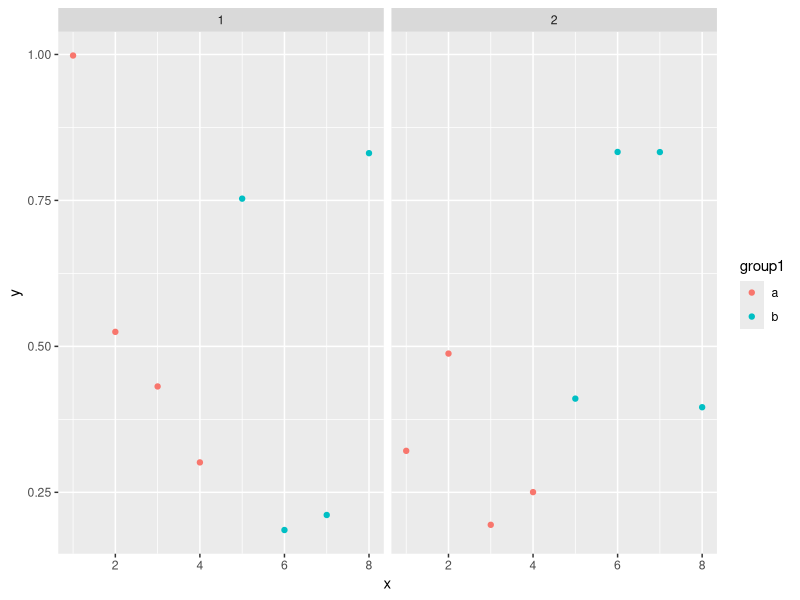
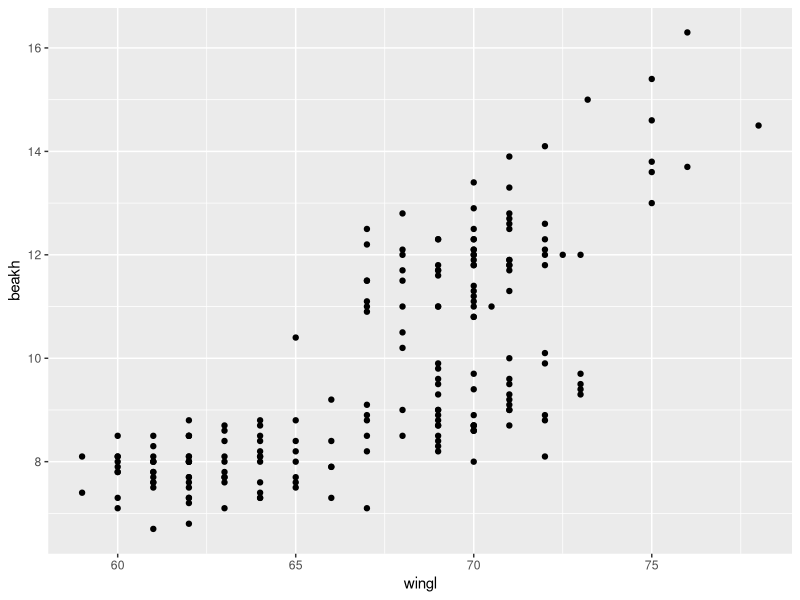
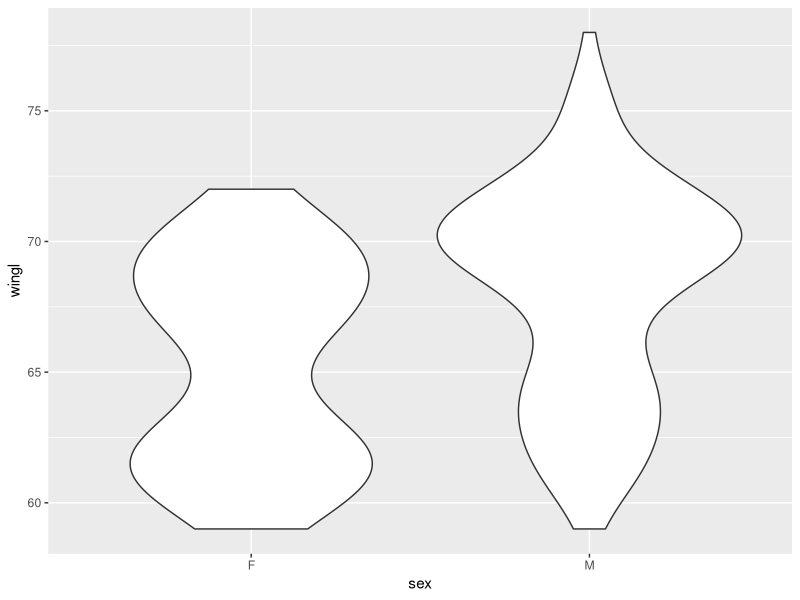
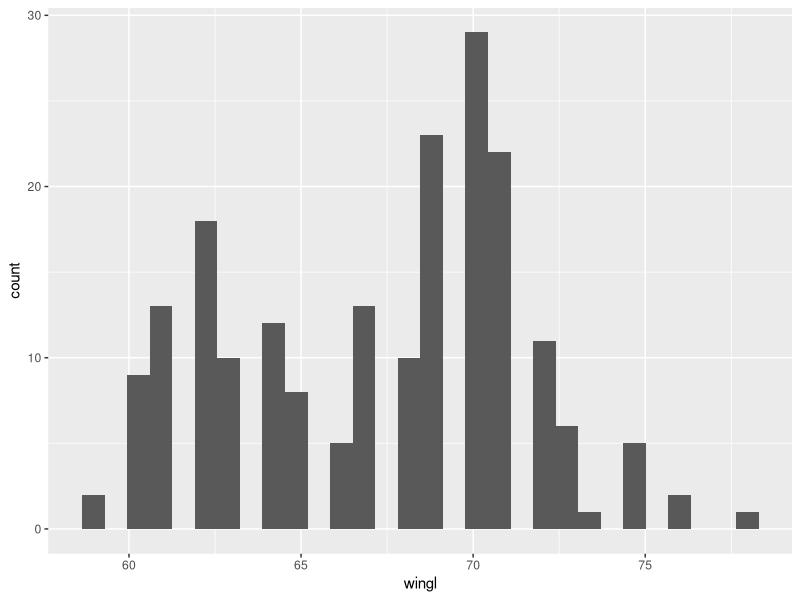
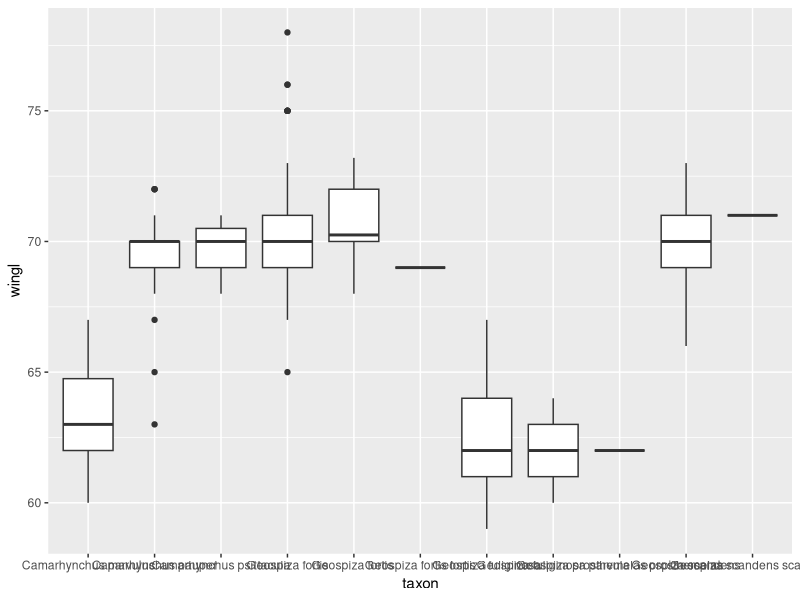
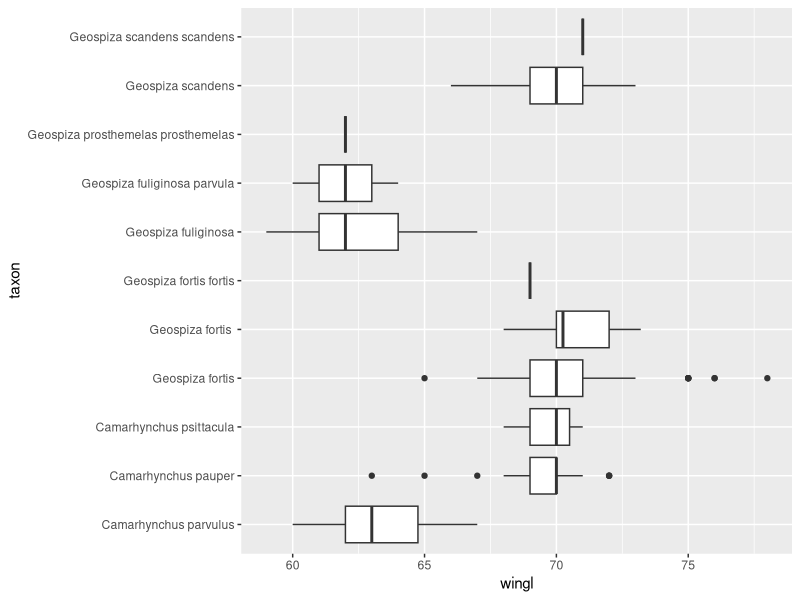
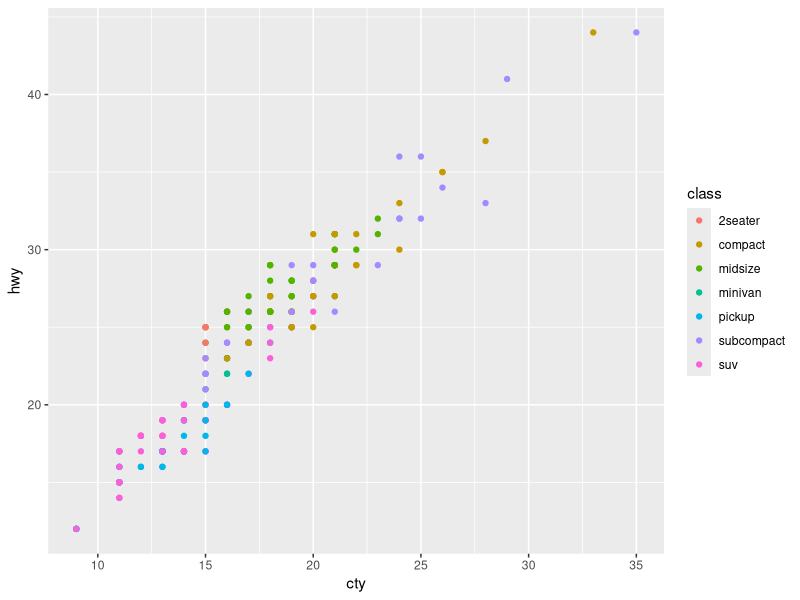
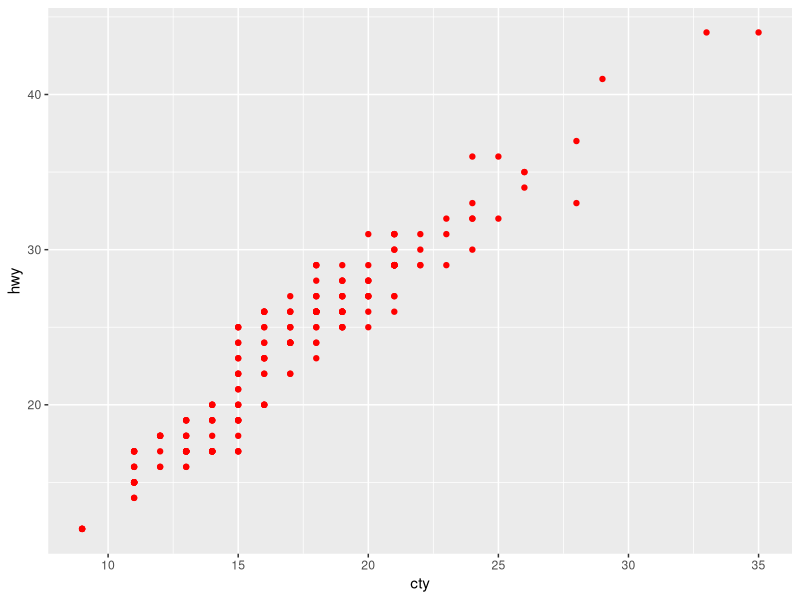

Source code (R) for these figures, in order:
## ---- chunk 1
library(dplyr)
library(ggplot2)
# fake data:
d <- data.frame(x = c(1:8, 1:8), y = runif(16),
  group1 = rep(gl(2, 4, labels = c("a", "b")), 2),
  group2 = gl(2, 8))
head(d)
ggplot(data = d) + geom_point(aes(x = x, y = y, colour = group1)) +
  facet_grid(~group2)
## ---- chunk 2
morph <- read.csv("data/raw/Morph_for_Sato.csv", stringsAsFactors = FALSE)
names(morph) <- tolower(names(morph)) # make columns names lowercase
morph <- filter(morph, islandid == "Flor_Chrl") # take only one island
morph <- select(morph, taxonorig, sex, wingl, beakh, ubeakl) # only keep these columns
morph <- rename(morph, taxon = taxonorig)
morph <- data.frame(na.omit(morph)) # remove all rows with any NAs to make this simple
morph <- as_data_frame(morph)
set.seed(1)
morph <- morph[base::sample(seq_len(nrow(morph)), 200), ] # downsample
## ---- chunk 3
ggplot(morph, aes(wingl, beakh)) + geom_point()
## ---- chunk 4
ggplot(morph, aes(sex, wingl)) + 
  geom_violin() # exercise
## ---- chunk 5
ggplot(morph, aes(wingl)) + 
  geom_histogram() # exercise
## ---- chunk 6
ggplot(morph, aes(taxon, wingl)) + 
  geom_boxplot() # exercise
## ---- chunk 7
ggplot(morph, aes(taxon, wingl)) + geom_boxplot() + coord_flip() # exercise
## ---- chunk 8
ggplot(mpg, aes(cty, hwy)) + geom_point(aes(colour = class))
## ---- chunk 9
ggplot(mpg, aes(cty, hwy)) + geom_point(colour = "red")
## ---- chunk 10
ggplot(morph, aes(wingl, beakh)) +
  geom_point(aes(colour = sex))
## ---- chunk 11
ggplot(morph, aes(wingl, beakh)) +
  geom_point(aes(size = ubeakl)) # exercise
## ---- chunk 12
ggplot(morph, aes(wingl, beakh)) +
  geom_point(aes(colour = taxon)) # exercise
## ---- chunk 13
ggplot(morph, aes(wingl, beakh)) +
  geom_point(aes(colour = ubeakl)) # exercise
## ---- chunk 14
ggplot(morph, aes(wingl, beakh)) +
  geom_point(aes(shape = sex, size = ubeakl, colour = taxon), # exercise
    alpha = 0.4) # exercise
## ---- chunk 15
ggplot(morph, aes(wingl, beakh)) + geom_point() + 
  facet_wrap(~taxon) # exercise
## ---- chunk 16
ggplot(morph, aes(wingl, beakh)) + geom_point() +
  facet_wrap(~taxon, scales = "free") # exercise
## ---- chunk 17
ggplot(morph, aes(wingl, beakh)) + geom_point() + 
  facet_grid(sex~taxon) # exercise
## ---- chunk 18
morph_quant <- morph %>%
  group_by(taxon) %>%
  summarise(
    l = quantile(wingl, 0.25)[[1]],
    m = median(wingl),
    u = quantile(wingl, 0.75)[[1]]) %>%
  # re-order factor levels by median for plotting:
  mutate(taxon = reorder(taxon, m, function(x) x))
## ---- chunk 19
ggplot(morph_quant, aes(x = taxon, y = m, ymin = l, ymax = u)) +
  geom_pointrange() # exercise
## ---- chunk 20
ggplot(morph_quant, aes(x = taxon, y = m, ymin = l, ymax = u)) +
  ylab("Wing length") + xlab("") +
  geom_pointrange() + # exercise
  coord_flip() # exercise
